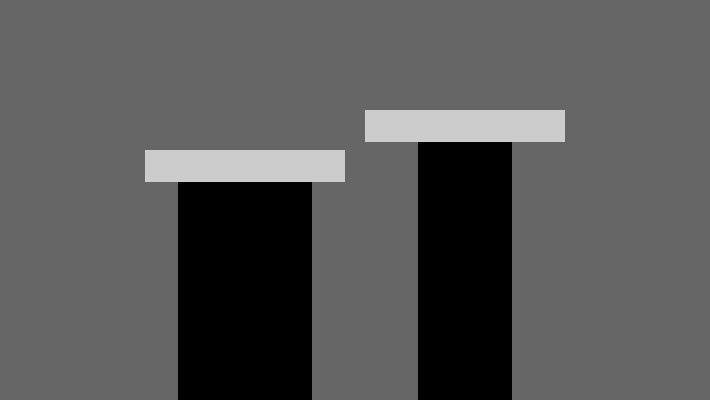
Frame 1 (no input)
Frame 60 (no input): identical to frame 1, image omitted
Frame 120 (the mouse pressed at the canvas centre since frame 60): identical to frame 1, image omitted

The p5.js sketch that drew this single still picture (run headless with seeded random() and noise() and a simulated clock; from frame 60 on, the mouse is pressed at the canvas centre):

// p5.js sketch
// ── sketch.js
var spring1;
var spring2;

function setup() {
  createCanvas(710, 400);
    
    spring1 = new Spring(32,width/2-100,width/2+100,200,100,false,false,0.8,0.8,0.92,150,0.0,0,0,-110);
    
    spring2 = new Spring(32,width/2-100,width/2+100,200,100,false,false,0.9,0.7,0.62,110,0.0,0,0,110);
    
  rectMode(CORNERS);
  noStroke();
}

function draw() {
  background(102);
    spring1.update();
    spring1.draw();
    
    spring2.update();
    spring2.draw();
}

class Spring {
    constructor(springHeight,left,right,maxHeight,minHeight,
    over,move,M,K,D,R,vs,as,f,pos){
        
        this.springHeight=springHeight;
        this.left=left;
        this.right=right;
        this.maxHeight=maxHeight;
        this.minHeight=minHeight;
        this.over=over;
        this.move=move;
        this.pos=pos;
        this.M=M;
        this.K=K;
        this.D=D;
        this.R=R;
        this.ps = this.R;
        this.vs=vs;
        this.as=as;
        this.f=f;
        this.baseWidth;
    }

    draw(){
    // Draw base
    fill(0.2);
    this.baseWidth = 0.5 * this.ps + -8;
    rect(width/2 - this.baseWidth+this.pos, this.ps + this.springHeight, width/2 + this.baseWidth+this.pos, height);

    // Set color and draw top bar
    if (this.over || this.move) {
      fill(255);
      } else {
      fill(204);
      }

      rect(this.left+this.pos, this.ps, this.right+this.pos, this.ps + this.springHeight);
    }

    update(){
    // Update the spring position
      if ( !this.move ) {
        this.f = -this.K * ( this.ps - this.R ); // f=-ky
        this.as = this.f / this.M;          // Set the acceleration, f=ma == a=f/m
        this.vs = this.D * (this.vs + this.as);  // Set the velocity
        this.ps = this.ps + this.vs;        // Updated position
      }

      if (abs(this.vs) < 0.1) {
        this.vs = 0.0;
      }

      // Test if mouse if over the top bar
      if (mouseX > this.left+this.pos && mouseX < this.right+this.pos && mouseY > this.ps && mouseY < this.ps + this.springHeight) {
        this.over = true;
      } else {
        this.over = false;
      }

      // Set and constrain the position of top bar
      if (this.move) {
        this.ps = mouseY - this.springHeight/2;
        this.ps = constrain(this.ps, this.minHeight, this.maxHeight);
      }
    }
    
}



function mousePressed() {
  if (spring1.over) {
    spring1.move = true;
  }
  if (spring2.over) {
    spring2.move = true;
  }
}

function mouseReleased() {
  spring1.move = false;
  spring2.move = false;
}
